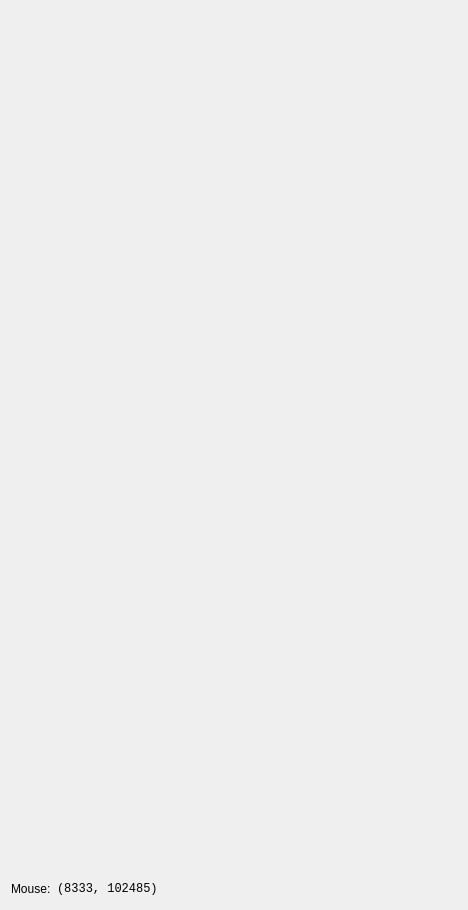
<?xml version="1.0" encoding="UTF-8"?>
<ui version="4.0">
 <class>Form</class>
 <widget class="QWidget" name="Form">
  <property name="geometry">
   <rect>
    <x>0</x>
    <y>0</y>
    <width>468</width>
    <height>910</height>
   </rect>
  </property>
  <property name="windowTitle">
   <string>Form</string>
  </property>
  <layout class="QHBoxLayout" name="horizontalLayout">
   <item>
    <layout class="QVBoxLayout" name="plot_layout">
     <property name="topMargin">
      <number>0</number>
     </property>
     <item>
      <widget class="XRF1DPlotWidget" name="plot_widget" native="true">
       <property name="sizePolicy">
        <sizepolicy hsizetype="Expanding" vsizetype="Expanding">
         <horstretch>0</horstretch>
         <verstretch>0</verstretch>
        </sizepolicy>
       </property>
      </widget>
     </item>
     <item>
      <layout class="QHBoxLayout" name="horizontalLayout_8">
       <item>
        <widget class="QLabel" name="label_8">
         <property name="text">
          <string>Mouse:</string>
         </property>
        </widget>
       </item>
       <item>
        <widget class="QLabel" name="coords_label">
         <property name="font">
          <font>
           <family>Monospace</family>
           <strikeout>false</strikeout>
           <stylestrategy>PreferDefault</stylestrategy>
           <kerning>true</kerning>
          </font>
         </property>
         <property name="text">
          <string>(8333, 102485)</string>
         </property>
        </widget>
       </item>
       <item>
        <spacer name="horizontalSpacer_7">
         <property name="orientation">
          <enum>Qt::Horizontal</enum>
         </property>
         <property name="sizeHint" stdset="0">
          <size>
           <width>40</width>
           <height>20</height>
          </size>
         </property>
        </spacer>
       </item>
      </layout>
     </item>
    </layout>
   </item>
  </layout>
 </widget>
 <customwidgets>
  <customwidget>
   <class>XRF1DPlotWidget</class>
   <extends>QWidget</extends>
   <header>firefly.devices.xrf_detector</header>
   <container>1</container>
  </customwidget>
 </customwidgets>
 <resources/>
 <connections/>
</ui>
